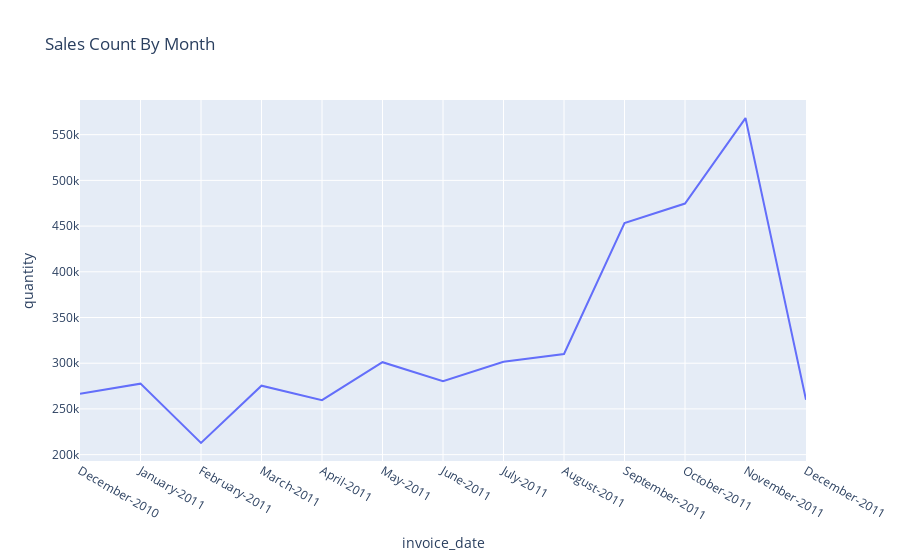

The code cell stored with this chart in its notebook:
### Code cell
fig = px.line(monthly, x= 'invoice_date', y='quantity', title='Sales Count By Month')

fig.show()

### Figure 1 — Plotly figure (JSON) as saved in the notebook; plotly's stock layout.template omitted (floating-point values rounded to 4 significant figures)
{"data": [{"hovertemplate": "invoice_date=%{x}<br>quantity=%{y}<extra></extra>", "legendgroup": "", "line": {"color": "#636efa", "dash": "solid"}, "marker": {"symbol": "circle"}, "mode": "lines", "name": "", "orientation": "v", "showlegend": false, "type": "scatter", "x": ["December-2010", "January-2011", "February-2011", "March-2011", "April-2011", "May-2011", "June-2011", "July-2011", "August-2011", "September-2011", "October-2011", "November-2011", "December-2011"], "xaxis": "x", "y": [266573, 277650, 212792, 275385, 259592, 301113, 280321, 301552, 310101, 453420, 474668, 568167, 259971], "yaxis": "y"}], "layout": {"legend": {"tracegroupgap": 0}, "title": {"text": "Sales Count By Month"}, "xaxis": {"anchor": "y", "domain": [0, 1], "title": {"text": "invoice_date"}}, "yaxis": {"anchor": "x", "domain": [0, 1], "title": {"text": "quantity"}}}}
